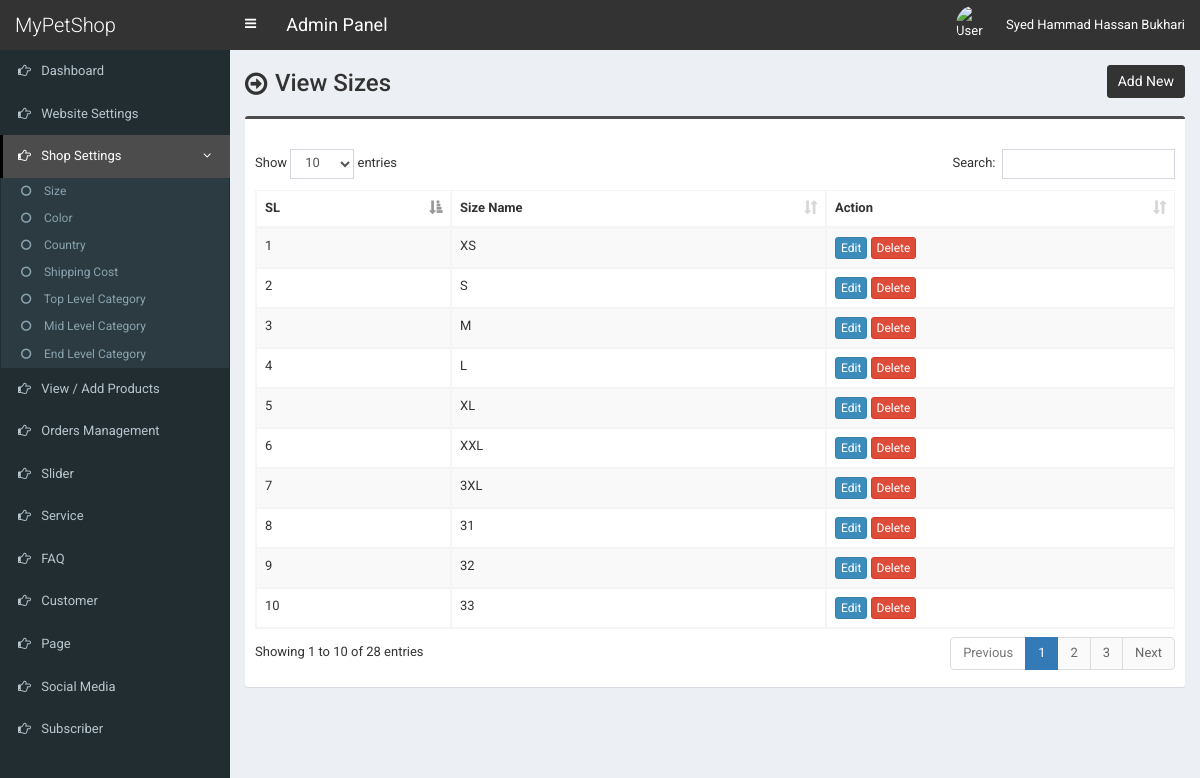
The page /admin/size.php (signed in) on the database as committed earlier.
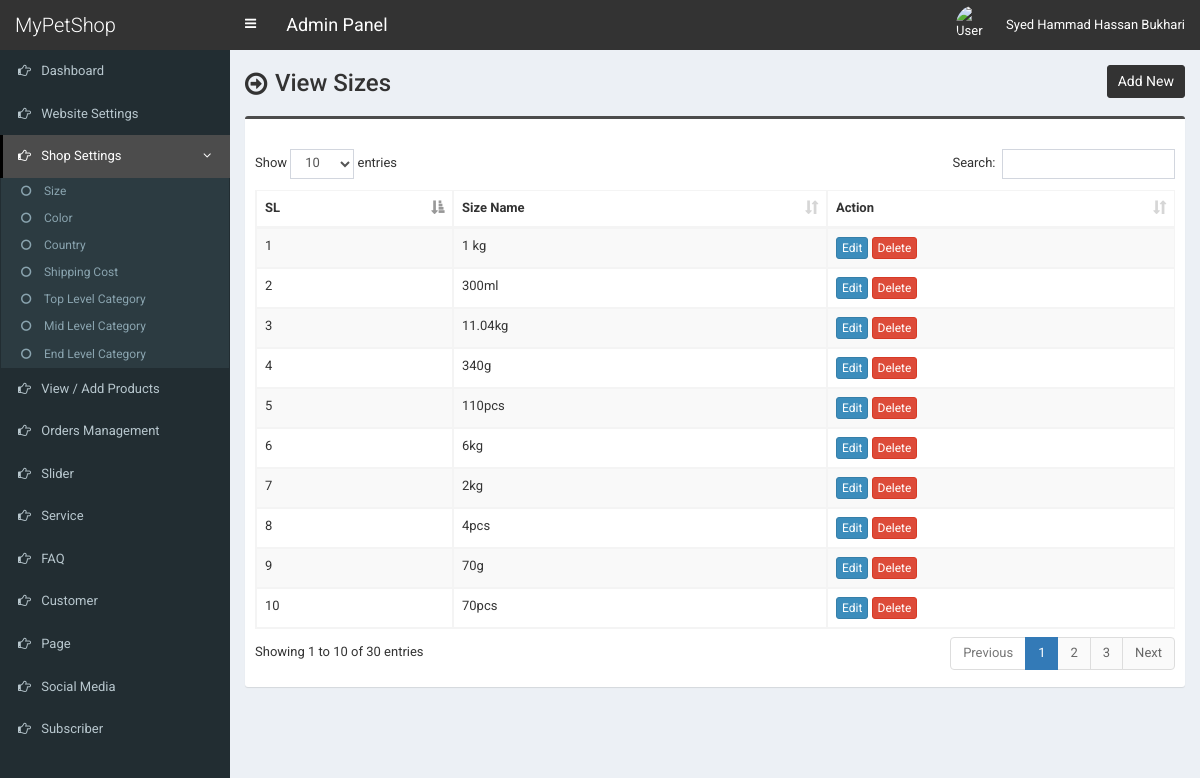
The same page on the database as committed later.
### tables this page shows
CREATE TABLE `tbl_size` (
  `size_id` int(11) NOT NULL,
  `size_name` varchar(255) NOT NULL
);

### admin/size.php (the view, shortened to what this page needs)
<?php require_once('header.php'); ?>
<section class="content-header">
	<div class="content-header-left">
		<h1>View Sizes</h1>
	</div>
	<div class="content-header-right">
		<a href="size-add.php" class="btn btn-primary btn-sm">Add New</a>
	</div>
</section>
<section class="content">
  <div class="row">
    <div class="col-md-12">
      <div class="box box-info">
        <div class="box-body table-responsive">
          <table id="example1" class="table table-bordered table-striped">
			<thead>
			    <tr>
			        <th>SL</th>
			        <th>Size Name</th>
			        <th>Action</th>
			    </tr>
			</thead>
            <tbody>
            	<?php
            	$i=0;
            	$statement = $pdo->prepare("SELECT * FROM tbl_size ORDER BY size_id ASC");
            	$statement->execute();
            	$result = $statement->fetchAll(PDO::FETCH_ASSOC);
            	foreach ($result as $row) {
            		$i++;
            		?>
					<tr>
	                    <td><?php echo $i; ?></td>
	                    <td><?php echo $row['size_name']; ?></td>
	                    <td>
	                        <a href="size-edit.php?id=<?php echo $row['size_id']; ?>" class="btn btn-primary btn-xs">Edit</a>
	                        <a href="#" class="btn btn-danger btn-xs" data-href="size-delete.php?id=<?php echo $row['size_id']; ?>" data-toggle="modal" data-target="#confirm-delete">Delete</a>
	                    </td>
	                </tr>
            		<?php
            	}
            	?>
            </tbody>
          </table>
        </div>
      </div>
</section>
<?php require_once('footer.php'); ?>

Rows that differ between the two databases and show on the page:
changed tbl_size (number 1 of 10 on the later page): size_name "XS" → "1 kg"
changed tbl_size (number 2 of 10 on the later page): size_name "S" → "300ml"
changed tbl_size (number 3 of 10 on the later page): size_name "M" → "11.04kg"
changed tbl_size (number 4 of 10 on the later page): size_name "L" → "340g"
changed tbl_size: size_name "XL" → "110pcs"
changed tbl_size (number 6 of 10 on the later page): size_name "XXL" → "6kg"
changed tbl_size (number 7 of 10 on the later page): size_name "3XL" → "2kg"
changed tbl_size: size_name "31" → "4pcs"
changed tbl_size (number 9 of 10 on the later page): size_name "32" → "70g"
changed tbl_size: size_name "33" → "70pcs"
Other text that changed with them:
text written by a page script: "Show entries Search: Showing 1 to 10 of 28 entries Previous 1 2 3 Next" → "Show entries Search: Showing 1 to 10 of 30 entries Previous 1 2 3 Next"
